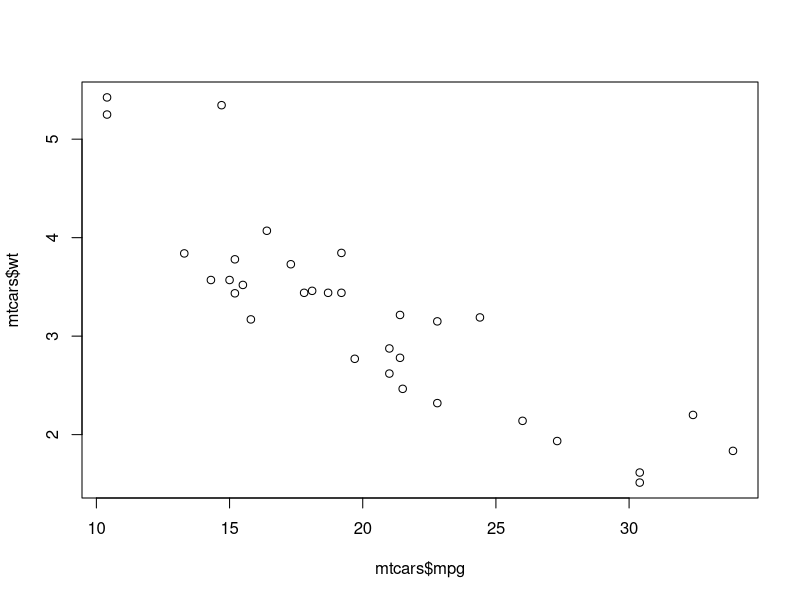
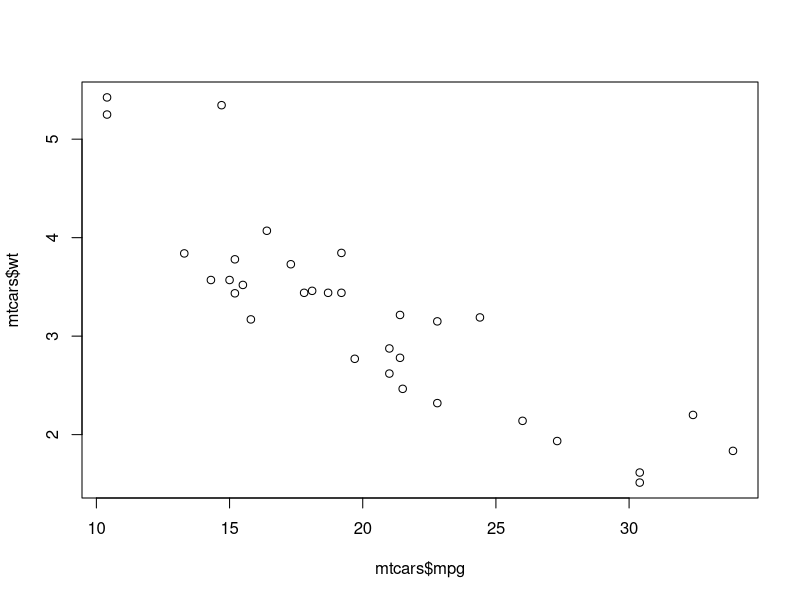
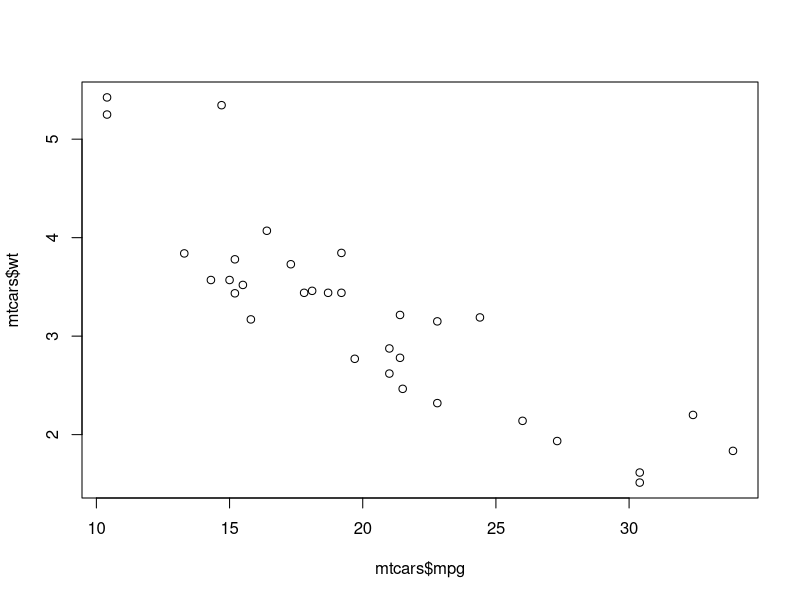
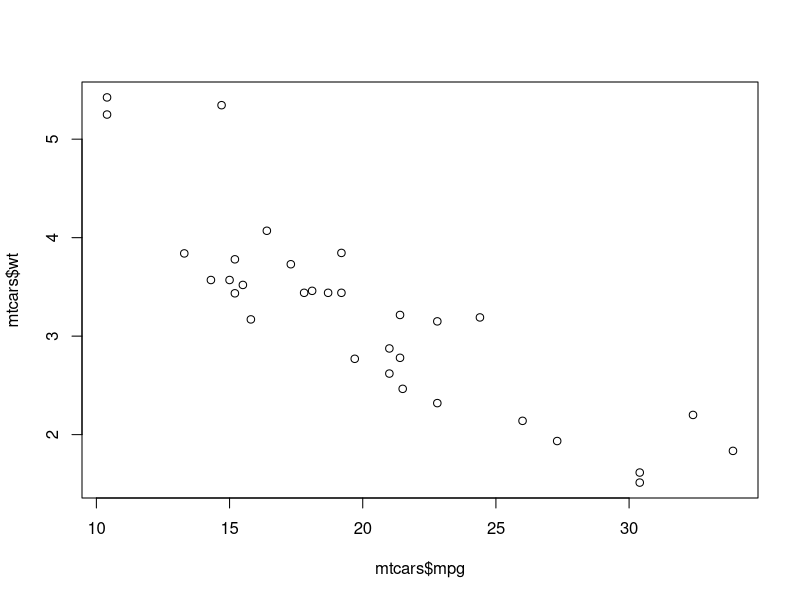

Write the R code that produced these figures, in order. (Note: this script raises an error after producing the figures.)
## ---- chunk 1
options(width = 95)
knitr::opts_chunk$set(
  error = TRUE,
  collapse = FALSE,
  message = FALSE,
  warning = FALSE,
  comment = "#> ",
  class.output = "output",
  class.message = "message",
  class.error = "message"
)
## ---- chunk 2
data(mtcars)
plot(mtcars$mpg, mtcars$wt)
## ---- chunk 3
plot(mtcars$mpg, mtcars$wt)
## ---- chunk 4
plot(mtcars$mpg, mtcars$wt)
## ---- chunk 5
plot(mtcars$mpg, mtcars$wt)
## ---- chunk 6
library(tidyverse)
nlsy <- read_csv("nlsy_cc.csv")
## ---- chunk 7
ggplot(data = nlsy) +
  geom_point(aes(x = income, y = age_bir, color = factor(eyesight))) +
  scale_color_brewer(palette = "Set1", name = "Eyesight",
                     labels = c("Excellent", "Very Good", "Good",
                                "Fair", "Poor"))
## ---- chunk 8

## ---- chunk 9
ggplot(data = nlsy) +
  geom_point(aes(x = income, y = age_bir), shape = sex)
## ---- chunk 10
ggplot(data = nlsy) +
  geom_point(aes(x = income, y = age_bir, shape = sex))
## ---- chunk 11
ggplot(data = nlsy) +
  geom_point(aes(x = income, y = age_bir, shape = factor(sex)))
## ---- chunk 12
ggplot(data = nlsy) +
  geom_point(aes(x = income, y = age_bir, shape = factor(sex))) +
  scale_shape_manual(values = c("square", "diamond"))
## ---- chunk 13
ggplot(data = nlsy) +
  geom_point(aes(x = income, y = age_bir, shape = factor(sex))) +
  scale_shape_manual(values = c(15, 18))
## ---- chunk 14
ggplot(data = nlsy) +
  geom_point(aes(x = income, y = age_bir, shape = factor(sex))) +
  scale_shape_manual(values = c("1" = "diamond", "2" = "square"))
## ---- chunk 15
ggplot(data = nlsy) +
  geom_bar(aes(x = nsibs)) +
  labs(x = "Number of siblings") +
  facet_grid(cols = vars(region), rows = vars(glasses), scales = "free")
## ---- chunk 16
ggplot(data = nlsy) +
  geom_bar(aes(x = nsibs)) +
  labs(x = "Number of siblings") +
  facet_grid(rows = vars(region, glasses), scales = "free")
## ---- chunk 17
ggplot(data = nlsy) +
  geom_bar(aes(x = nsibs)) +
  labs(x = "Number of siblings") +
  facet_grid(rows = vars(region, glasses), scales = "free",
             labeller = labeller(glasses = c("0" = "Doesn't wear glasses",
                                             "1" = "Wears glasses/contacts"),
                                 region = c("1" = "Northeast", "2" = "North Central", 
                                            "3" = "South", "4" = "West")))
## ---- chunk 18
ggplot(data = nlsy) +
  geom_bar(aes(x = nsibs)) +
  labs(x = "Number of siblings") +
  facet_grid(rows = vars(region, glasses), scales = "free",
             labeller = label_both)
## ---- chunk 19
ggplot(data = nlsy) +
  geom_histogram(aes(x = income), binwidth = 1000)
## ---- chunk 20
ggplot(data = nlsy) +
  geom_histogram(aes(x = income, after_stat(density)), binwidth = 1000)
## ---- chunk 21
ggplot(data = nlsy) +
  geom_histogram(aes(x = income), binwidth = 1000) +
  facet_grid(cols = vars(region))
## ---- chunk 22
ggplot(data = nlsy) +
  geom_histogram(aes(x = income, after_stat(density)), binwidth = 1000) +
  facet_grid(cols = vars(region))
## ---- chunk 23

## ---- chunk 24

## ---- chunk 25
# install.packages("ggthemes")
ggplot(data = nlsy) +
  geom_histogram(aes(x = income), binwidth = 1000) +
  ggthemes::theme_solarized_2()
## ---- chunk 26
ggplot(data = nlsy) +
  geom_histogram(aes(x = income), binwidth = 1000) +
  labs(x = "Income in USD", y = "Count", title = "Income in NLSY", subtitle = "in 1979\nin a subset of participants")
## ---- chunk 27
knitr::include_graphics("family_age_bir.png")
